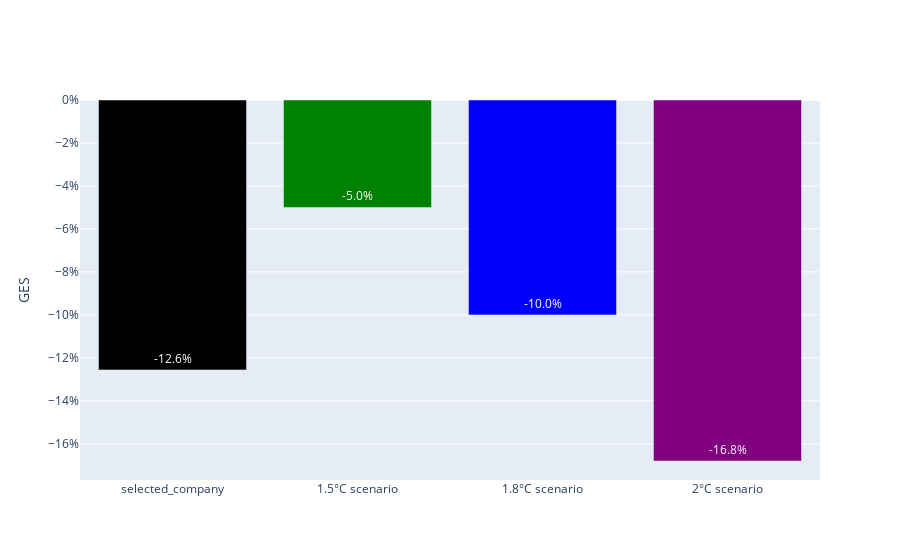

Source (notebook cell):
### Code cell
scenarios=['selected_company', '1.5°C scenario', '1.8°C scenario', '2°C scenario']

fig = go.Figure([go.Bar(x=scenarios, y=values, text=values, marker_color=['black', 'green', 'blue', 'purple'])])
fig.update_traces(texttemplate='%{text:.1%}', textposition='inside')
fig.update_layout(showlegend=False)
fig.update_yaxes(title="GES", tickformat=".0%")
fig.show()

### Figure 1 — Plotly figure (JSON) as saved in the notebook; plotly's stock layout.template omitted (floating-point values rounded to 4 significant figures)
{"data": [{"marker": {"color": ["black", "green", "blue", "purple"]}, "text": ["-0.12560856207900006", "-0.050000000000000044", "-0.09999999999999998", "-0.16800000000000004"], "textposition": "inside", "texttemplate": "%{text:.1%}", "type": "bar", "x": ["selected_company", "1.5°C scenario", "1.8°C scenario", "2°C scenario"], "y": [-0.1256, -0.05, -0.1, -0.168]}], "layout": {"showlegend": false, "yaxis": {"tickformat": ".0%", "title": {"text": "GES"}}}}
